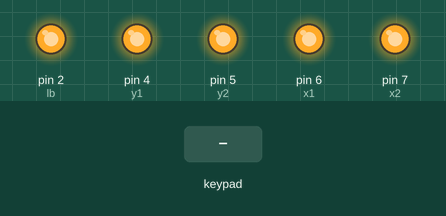
Simulated run of this sketch. Board: Arduino Uno, built with avr-gcc and run on an emulated ATmega328P. Parts: output pins drawn as LEDs (lit = HIGH). Inputs (shaded band) come from the test bench. Pins used as bus, display or sensor lines are not drawn; what the sketch prints to the serial monitor is not drawn.

Above: at 1.2 s.
1.3 s: key 'X' pressed
At 1.5 s:
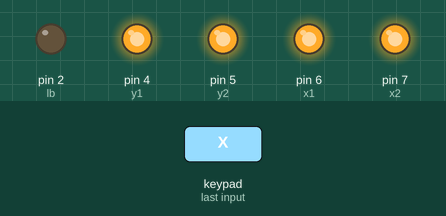
Timing chart, 0 to 4.3 s (numbered marks = the images above; inputs shaded):
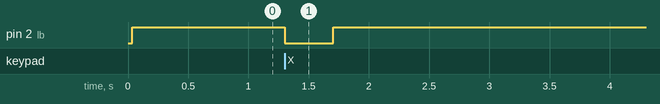

The sketch:

PSX2Joy2STmouse.ino
```cpp
// (licence header left out)
//Copy paste from the example

#include <PS2X_lib.h>  //for v1.6

#define x2 7
#define x1 6
#define y2 5
#define y1 4
#define lb 2
#define rb 1

PS2X ps2x; // create PS2 Controller Class

//right now, the library does NOT support hot pluggable controllers, meaning
//you must always either restart your Arduino after you conect the controller,
//or call config_gamepad(pins) again after connecting the controller.
int error = 0;
byte type = 0;
byte vibrate = 0;
int mouseX,mouseY, fromCenterX, fromCenterY;
int velocityX,velocityY, delayX, delayY;

void setup(){
 Serial.begin(57600);

 //CHANGES for v1.6 HERE!!! **************PAY ATTENTION*************

 error = ps2x.config_gamepad(10,12,11,8, true, true);   //setup pins and settings:  GamePad(clock, command, attention, data, Pressures?, Rumble?) check for error

 if(error == 0){
   Serial.println("Found Controller, configured successful");
   Serial.println("Try out all the buttons, X will vibrate the controller, faster as you press harder;");
  Serial.println("holding L1 or R1 will print out the analog stick values.");
  Serial.println("Go to www.billporter.info for updates and to report bugs.");
 }

  else if(error == 1)
   Serial.println("No controller found, check wiring, see readme.txt to enable debug. visit www.billporter.info for troubleshooting tips");

  else if(error == 2)
   Serial.println("Controller found but not accepting commands. see readme.txt to enable debug. Visit www.billporter.info for troubleshooting tips");

  else if(error == 3)
   Serial.println("Controller refusing to enter Pressures mode, may not support it. ");

   //Serial.print(ps2x.Analog(1), HEX);

   type = ps2x.readType();
     switch(type) {
       case 0:
        Serial.println("Unknown Controller type");
       break;
       case 1:
        Serial.println("DualShock Controller Found");
       break;
       case 2:
         Serial.println("GuitarHero Controller Found");
       break;
     }


  //Setup Atari Joystick Pins

  pinMode(7, OUTPUT);
  pinMode(6, OUTPUT);
  pinMode(5, OUTPUT);
  pinMode(4, OUTPUT);
  pinMode(2, OUTPUT);
  pinMode(1, OUTPUT);

digitalWrite(1, HIGH);
  digitalWrite(2, HIGH);
  digitalWrite(4, HIGH);
  digitalWrite(5, HIGH);
  digitalWrite(6, HIGH);
  digitalWrite(7, HIGH);


}

void loop(){


 if(error == 1) //skip loop if no controller found
  return;


 //DualShock Controller

    ps2x.read_gamepad(false, vibrate);          //read controller and set large motor to spin at 'vibrate' speed

  //read ps2 joypad values and calculate velocity.

      mouseX = ps2x.Analog(PSS_LX);
      mouseY = ps2x.Analog(PSS_LY);

      fromCenterX = abs(mouseX-128);
      delayX = 130-fromCenterX;
      Serial.println(delayX);
      fromCenterY = abs(mouseY-128);
      delayY = 130-fromCenterY;


//read X and Square as left and right mouse button

      if(ps2x.Button(PSB_BLUE)){
       digitalWrite(lb, LOW);

      }
      else {
        digitalWrite(lb, HIGH);

      }
      if(ps2x.Button(PSB_RED)){
       digitalWrite(rb, LOW);
     }
      else {
        digitalWrite(rb, HIGH);
      }

//the ps2 controller outputs a value to the Atari mouse, we convert it to square pulses here. 128 is center.
     if (mouseX>128) {
      digitalWrite(x1,LOW);
      delay(delayX);
      digitalWrite(x2,LOW);
      digitalWrite(x1,HIGH);
      delay(delayX);
      digitalWrite(x2,HIGH);
     }


    if (mouseX==128) {
      digitalWrite(x2,HIGH);
      delay(2);
      digitalWrite(x1,HIGH);
     }


   if (mouseX<128) {
      digitalWrite(x2,LOW);
      delay(delayX);
      digitalWrite(x1,LOW);
      digitalWrite(x2,HIGH);
      delay(delayX);
      digitalWrite(x1,HIGH);
     }
   if (mouseY<128) {
      digitalWrite(y2,LOW);
      delay(delayY);
      digitalWrite(y1,LOW);
      digitalWrite(y2,HIGH);
      delay(delayY);
      digitalWrite(y1,HIGH);
     }
   if (mouseY>128) {
      digitalWrite(y1,LOW);
      delay(delayY);
      digitalWrite(y2,LOW);
      digitalWrite(y1,HIGH);
      delay(delayY);
      digitalWrite(y2,HIGH);
      }
   if (mouseY==128) {
      digitalWrite(y1,HIGH);
      delay(2);
      digitalWrite(y2,HIGH);
   }

   //this is the end. It really took me much too long to get it working. Logic bugs are really the worse to locate.
   //You know I could make it work with the Amiga also but I don't think I will ;). Have fun!

}
```

Measured:
- after the input at 1.3 s, pin 2 (lb): HIGH → LOW at once, → HIGH 0.40 s later
